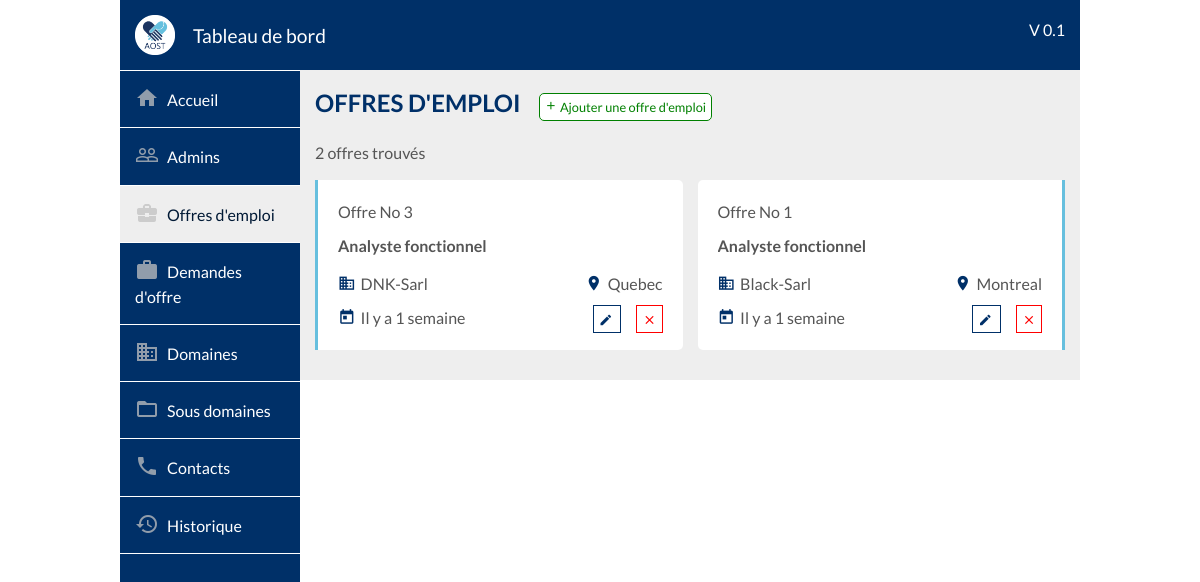
/dashboard/offers/index.php, run on an earlier commit of the app's database.
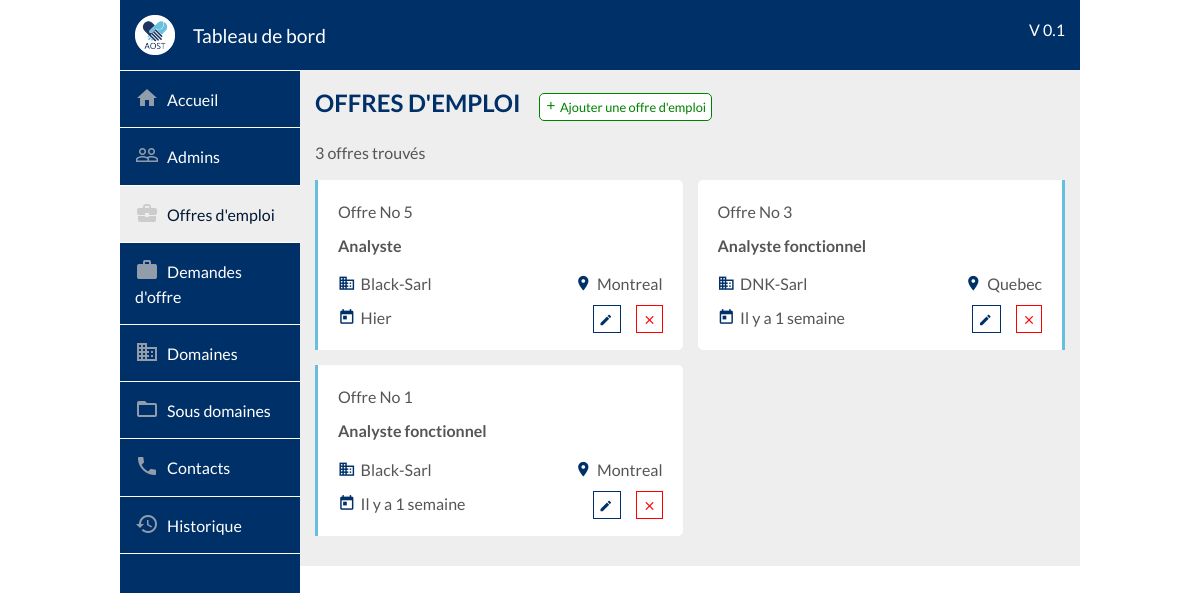
And on a later commit of the database.
### tables this page shows
CREATE TABLE IF NOT EXISTS `offers` (
  `id` bigint(20) NOT NULL AUTO_INCREMENT,
  `id_admin` bigint(20) NOT NULL,
  `id_subdomain` bigint(20) NOT NULL,
  `id_city` bigint(20) NOT NULL,
  `compagny` varchar(100) NOT NULL,
  `description` longtext COMMENT 'Description globale de la demande',
  `missions` longtext COMMENT 'description détaillée (par mission) de la demande',
  `skill` longtext COMMENT 'compétences requises du postulant',
  `candidate_profile` longtext COMMENT 'Informations requises du postulant (age, annee d''experience, caractere etc...)',
  `cv` int(1) NOT NULL DEFAULT '0' COMMENT 'vaudra 1 si un CV est requit pour postuler',
  `motivation` int(1) NOT NULL DEFAULT '0' COMMENT 'Vaudra 1 si une lettre de motivation est requise pour postuler',
  `deleted` int(2) NOT NULL DEFAULT '0' COMMENT 'Vaudra 1 si supprimé par un admin (restera présente dans un onglet archives ou corbeille)',
  `expired` int(2) NOT NULL DEFAULT '0' COMMENT 'vaudra 1 si déjà expiré',
  `deadline` datetime NOT NULL COMMENT 'Date limite',
  `added_at` datetime NOT NULL DEFAULT CURRENT_TIMESTAMP,
  PRIMARY KEY (`id`),
  KEY `fk_city` (`id_city`),
  KEY `fk_subdomain` (`id_subdomain`),
  KEY `fk_admin` (`id_admin`)
);

CREATE TABLE IF NOT EXISTS `subdomains` (
  `id` bigint(20) NOT NULL AUTO_INCREMENT,
  `id_admin` bigint(20) NOT NULL,
  `id_domain` bigint(20) NOT NULL,
  `name` varchar(200) NOT NULL,
  `color` varchar(100) NOT NULL,
  `image` varchar(255) NOT NULL,
  `added_at` datetime NOT NULL DEFAULT CURRENT_TIMESTAMP,
  PRIMARY KEY (`id`),
  KEY `id_domain` (`id_domain`),
  KEY `fk_admin` (`id_admin`)
);

CREATE TABLE IF NOT EXISTS `city` (
  `id` bigint(20) NOT NULL AUTO_INCREMENT,
  `name` varchar(150) NOT NULL,
  `added_at` datetime NOT NULL DEFAULT CURRENT_TIMESTAMP,
  PRIMARY KEY (`id`)
);

### dashboard/offers/index.php (called while the page is built)
<?php include($_SERVER["DOCUMENT_ROOT"]."/aost/dashboard/outils/php/redirection.php");
	redirection("Offres d'emploi", _DASHBOARD_PHP_PATH."offers/offers.php", "offers", "", _DASHBOARD_PATH."offers/offers.css", _DASHBOARD_PATH."offers/offers.js");
?>

### class/Offer.class.php (called while the page is built, shortened)
<?php
class Offer
{
    private $_id;
    private $_compagny;
    private $_added_at;
    public function __construct(array $data){
        foreach ($data as $key => $value) {
            $method='set'.ucfirst($key);
        }
    }
    public function setId($id){
        $this->_id=intval($id);
    }
    public function getId(){
        return $this->_id;
    }
    public function setCompagny($compagny){
        $this->_compagny=strval($compagny);
    }
    public function getCompagny(){
        return $this->_compagny;
    }
    public function setAdded_at($added_at){
        $this->_added_at=strval($added_at);
    }
    public function getAdded_at(){
        return $this->_added_at;
    }
public function getOffersFilterLimit($keyword, $id_domain, $date, $start){
  include(_APP_PATH."bd/server-connect.php");
  $id_domain = intval($id_domain);
  $start=intval($start);
  $end=$start+10;
  $regex = $keyword == "" ? "" : " subdomains.name REGEXP '^(.*)$keyword(.*)$' ";
  $domainTxt = $id_domain == -1 ? "" : " subdomains.id_domain=$id_domain ";
  $dateDirection = " ORDER BY offers.added_at $date ";
  $limit = " LIMIT $start,$end ";
  if($domainTxt == "" && $regex == ""){
    $where_1 = " 1 ";
}else {
    $where_1 = "";
}
$query= $db->prepare("SELECT * FROM subdomains INNER JOIN offers ON offers.id_subdomain = subdomains.id WHERE $regex $domainTxt $where_1 $dateDirection $limit");
$offers=[];
if($query->execute()){
  while($data=$query->fetch()){
      $offers[]=new Offer($data);
  }
  return $offers;
}else{
  return false;
}
}
}
?>

### class/Subdomain.class.php (called while the page is built, shortened)
<?php
class Subdomain
{
   private $_name;
   public function __construct(array $data){
    foreach ($data as $key => $value) {
     $method='set'.ucfirst($key);
}
}
public function setName($name){
   $this->_name=htmlentities(strval($name));
}
public function getName(){
    return $this->_name;
}
public function getSubdomain($id){
    include(_APP_PATH."bd/server-connect.php");
    $id=intval($id);
    $query=$db->prepare("SELECT * FROM subdomains WHERE id=?");
    $query->bindParam(1,$id);
    if($query->execute() && $query->rowCount()==1){
      $data=$query->fetch();
      return (new Subdomain($data));
  }else{
      return false;
  }
}
}
?>

### class/City.class.php (called while the page is built, shortened)
<?php
class City
{
    private $_name;
    public function __construct(array $data){
        foreach ($data as $key => $value) {
            $method='set'.ucfirst($key);
        }
    }
    public function setName($name){
        $this->_name=htmlentities(strval($name));
    }
    public function getName(){
        return $this->_name;
    }
public function getCity($id){
    include(_APP_PATH."bd/server-connect.php");
    $id=intval($id);
    $query=$db->prepare("SELECT * FROM city WHERE id=?");
    $query->bindParam(1,$id);
    if($query->execute() && $query->rowCount()==1){
        $data=$query->fetch();
        return (new City($data));
    }else{
        return false;
    }
}
}
?>

### dashboard/offers/offers.php (the view, shortened to what the rows shown need)
<h2 class="margin-top-none" style="display: inline-block">Offres d'emploi</h2>
<?php
$keyword = isset($_POST["keyword"]) ? $_POST["keyword"] : "";
$date = isset($_POST["date"]) ? $_POST["date"] : "DESC";
$id_domain = isset($_POST["id_domain"]) ? $_POST["id_domain"] : "-1";
$offers_count = $offer->getOffersFilterLimit($keyword, $id_domain, $date, "");
	$actuParPage= 10;
	$nombreDePages=ceil(count($offers_count)/$actuParPage);
	if(isset($_GET['page']))
	{
   $pageActuelle=intval($_GET['page']);
		 if($pageActuelle>$nombreDePages)
		 {
     $pageActuelle=$nombreDePages;
   }
 }
	else
	{
		 $pageActuelle=1;
   }
	$premiereEntree=($pageActuelle-1)*$actuParPage;
 $offers = $offer->getOffersFilterLimit($keyword, $id_domain, $date, $premiereEntree);
 ?>
  <?php
    foreach ($offers as $offer) {
      $city = $city->getCity($offer->getId_city());
      $subdomain = $subdomain->getSubdomain($offer->getId_subdomain());
  ?>
        <td><?php echo get_elapsed_time($offer->getAdded_at()); ?></td>
  <?php
    }
  ?>
<div class="suggest_container">
	<?php
  $i = 0;
  foreach ($offers as $offer) {
   $city = $city->getCity($offer->getId_city());
   $subdomain = $subdomain->getSubdomain($offer->getId_subdomain());
   ?>
   <div class="suggest_block">
     <div class="suggest_row">
      <span class="suggest_col">Offre No <?php echo $offer->getId(); ?></span>
    </div>
    <div class="suggest_row">
      <span class="suggest_title"> <?php echo ucfirst($subdomain->getName()); ?></span>
    </div>
    <div class="suggest_row">
      <span class="suggest_col"><i class="material-icons vertical-align-bottom margin-right-5 background-primary">domain</i><?php echo ucfirst($offer->getCompagny()); ?></span>
      <span class="suggest_col float-right"><i class="material-icons vertical-align-bottom margin-right-5 background-primary">location_on</i><?php echo ucfirst($city->getName()); ?></span>
    </div>
    <div class="suggest_row">
      <span class="suggest_col"><i class="material-icons vertical-align-bottom margin-right-5 background-primary">today</i><?php echo get_elapsed_time($offer->getAdded_at()); ?></span>
      <div class="suggest_col float-right">
       <span class="btnEdit" id="btnEdit<?php echo $i; ?>" title="Modifier">
        <i class="material-icons vertical-align-bottom">mode_edit</i>
      </span>
      <span class="btnDelete" id="btnDelete<?php echo $i; ?>" title="Supprimer">
        <i class="material-icons vertical-align-bottom">close</i>
      </span>
    </div>
  </div>
</div>
<?php
$i++; } ?>
</div>

### outils/php/functions.php (shortened to what the rows shown need)
<?php
$tab_month=array("Janvier","Février","Mars","Avril","Mai","Juin","Juillet","Aougt","Septembre","Octobre","Novembre","Décembre");
function get_elapsed_time($datetime){
	global $tab_month;
	$date_convert_in_seconde = strtotime($datetime);
	if(date('Ymd', $date_convert_in_seconde) == date('Ymd')){
		$diff = time()-$date_convert_in_seconde;
		if($diff < 60){
			echo "Il y a ".$diff." secondes";
		}else if($diff < 3600){
			echo "Il y a ".floor($diff/60)." min";
		}else if($diff < 86400){
			echo "Il y a ".floor($diff/3600)."h";
		}
	}else if(date('Ymd', $date_convert_in_seconde) == date('Ymd', strtotime('- 1 DAY'))){
		echo "Hier";
	}else if(date('Ymd', $date_convert_in_seconde) == date('Ymd', strtotime('- 2 DAY'))){
		echo "Il y a 2 jours";
	}else if(date('Ymd', $date_convert_in_seconde) == date('Ymd', strtotime('- 3 DAY'))){
		echo "Il y a 3 jours";
	}else if(date('Ymd', $date_convert_in_seconde) == date('Ymd', strtotime('- 4 DAY'))){
		echo "Il y a 4 jours";
	}else if(date('Ymd', $date_convert_in_seconde) == date('Ymd', strtotime('- 5 DAY'))){
		echo "Il y a 5 jours";
	}else if(date('Ymd', $date_convert_in_seconde) == date('Ymd', strtotime('- 6 DAY'))){
		echo "Il y a 6 jours";
	}else if(date('Ymd', $date_convert_in_seconde) == date('Ymd', strtotime('- 1 WEEK'))){
		echo "Il y a 1 semaine";
	}else if(date('Ymd', $date_convert_in_seconde) == date('Ymd', strtotime('- 2 WEEK'))){
		echo "Il y a 2 semaines";
	}else if(date('Ymd', $date_convert_in_seconde) == date('Ymd', strtotime('- 3 WEEK'))){
		echo "Il y a 3 semaines";
	}else if(date('Ymd', $date_convert_in_seconde) == date('Ymd', strtotime('- 4 WEEK'))){
		echo "Il y a 4 semaines";
	}else if(date('Ymd', $date_convert_in_seconde) == date('Ymd', strtotime('- 1 MONTH'))){
		echo "Il y a 1 mois";
	}else if(date('Y', $date_convert_in_seconde) == date('Y', strtotime('- 1 YEAR'))){
		echo "Il y a 1 an";
	}else if(date('Y', $date_convert_in_seconde) == date('Y', strtotime('- 2 YEAR'))){
		echo "Il y a 2 ans";
	}else if(date('Y', $date_convert_in_seconde) == date('Y', strtotime('- 3 YEAR'))){
		echo "Il y a 3 ans";
	}else if(date('Y', $date_convert_in_seconde) == date('Y', strtotime('- 4 YEAR'))){
		echo "Il y a 4 ans";
	}else if(date('Y', $date_convert_in_seconde) == date('Y', strtotime('- 5 YEAR'))){
		echo "Il y a 5 ans";
	}else if(date('Y', $date_convert_in_seconde) == date('Y', strtotime('- 6 YEAR'))){
		echo "Il y a 6 ans";
	}else if(date('Y', $date_convert_in_seconde) == date('Y', strtotime('- 7 YEAR'))){
		echo "Il y a 7 ans";
	}else if(date('Y', $date_convert_in_seconde) == date('Y', strtotime('- 8 YEAR'))){
		echo "Il y a 8 ans";
	}else if(date('Y', $date_convert_in_seconde) == date('Y', strtotime('- 9 YEAR'))){
		echo "Il y a 9 ans";
	}else if(date('Y', $date_convert_in_seconde) == date('Y', strtotime('- 10 YEAR'))){
		echo "Il y a 10 ans";
	}else if(date('Y', $date_convert_in_seconde) == date('Y', strtotime('- 11 YEAR'))){
		echo "Il y a 11 ans";
	}else if(date('Y', $date_convert_in_seconde) == date('Y', strtotime('- 12 YEAR'))){
		echo "Il y a 12 ans";
	}else if(date('Y', $date_convert_in_seconde) == date('Y', strtotime('- 13 YEAR'))){
		echo "Il y a 13 ans";
	}else if(date('Y', $date_convert_in_seconde) == date('Y', strtotime('- 14 YEAR'))){
		echo "Il y a 14 ans";
	}else if(date('Y', $date_convert_in_seconde) == date('Y', strtotime('- 15 YEAR'))){
		echo "Il y a 15 ans";
	}else if(date('Y', $date_convert_in_seconde) == date('Y', strtotime('- 16 YEAR'))){
		echo "Il y a 16 ans";
	}else if(date('Y', $date_convert_in_seconde) == date('Y', strtotime('- 17 YEAR'))){
		echo "Il y a 17 ans";
	}else if(date('Y', $date_convert_in_seconde) == date('Y', strtotime('- 18 YEAR'))){
		echo "Il y a 18 ans";
	}else if(date('Y', $date_convert_in_seconde) == date('Y', strtotime('- 19 YEAR'))){
		echo "Il y a 19 ans";
	}else if(date('Y', $date_convert_in_seconde) == date('Y', strtotime('- 20 YEAR'))){
		echo "Il y a 20 ans";
	}else if(date('Y', $date_convert_in_seconde) < date('Y', strtotime('- 20 YEAR'))){
		echo "Il y a plus de 20 ans";
	}else{
		$mois=date('m',$date_convert_in_seconde);
		$mois=$tab_month[$mois-1];
		echo 'depuis le '.date('d', $date_convert_in_seconde)." ".$mois;
	}
}
?>

What changed in the data, as far as the page shows it:
added offers: id "5", id_subdomain.name "Analyste", compagny "Black-Sarl", id_city.name "Montreal", shows "Hier"
Also different on the page:
count($offers_count): "2" → "3"
